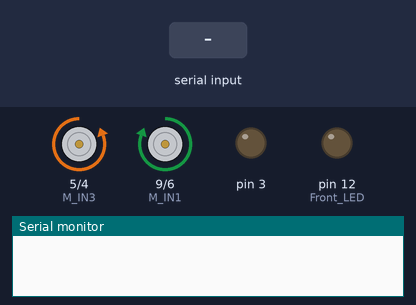
Recording of a sketch running on a simulated Arduino Uno, built with avr-gcc and run on an emulated ATmega328P. Parts: motor-driver pin pairs drawn as motors (green arrow = first pin HIGH = forward, orange = second pin HIGH = backward, longer = more drive), output pins drawn as LEDs (lit = HIGH), the last lines printed to the serial monitor. Inputs (shaded band) come from the test bench.

Above: at 0.1 s.
At 2.2 s:
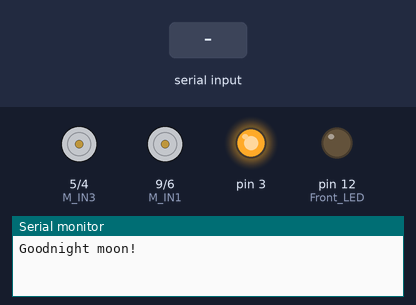
2.3 s: "90,45,200\n" received over the second serial link
At 2.6 s:
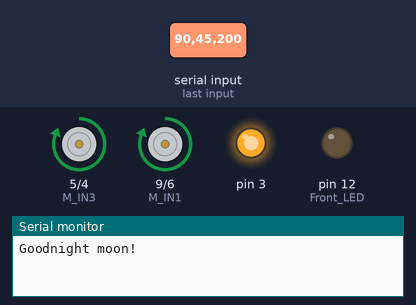
Timing chart, 0 to 5.3 s (numbered marks = the images above; inputs shaded):
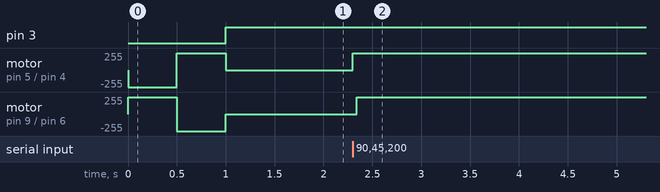

The sketch:

RX_MEGA328.ino
```cpp
#include <SoftwareSerial.h>
#define  M_IN4 4
#define  M_IN3 5
#define  M_IN2 6
#define  M_IN1 9
#define  Front_LED 12
#define  PWM_BAT 6
#define  Vbat_Pin A0


unsigned char rx_payload[36];
int CH0_THR ;  // Drone Throttle - Joystick left - Up/Down
int CH1_YAW ;  // Drone Yaw      - Joystick left - Left/Right
int CH2_FB ;  // Drone Direction FW/BW        - Joystick right - FW/BW
int CH3_LR ;  // Drone Direction Left/Right   - Joystick right - Left/Right
unsigned char i = 0;
char rx_char_new ;
char rx_char_old ;
String VAL_CH0 = "";
String VAL_CH2 = "";
String VAL_CH3 = "";
SoftwareSerial mySerial(10, 11); // RX, TX

void setup()
{

  TCCR2B = TCCR2B & B11111000 | B00000001; // for PWM frequency of 31372.55 Hz
 pinMode(3,OUTPUT);

  pinMode(Front_LED, OUTPUT);
  digitalWrite(Front_LED, LOW);
  pinMode(PWM_BAT, OUTPUT);
  analogWrite(PWM_BAT, 255);


  pinMode(M_IN1, OUTPUT);
  pinMode(M_IN2, OUTPUT);
  pinMode(M_IN3, OUTPUT);
  pinMode(M_IN4, OUTPUT);
  digitalWrite(M_IN1, HIGH);
  digitalWrite(M_IN2, LOW);
  digitalWrite(M_IN3, LOW);
  digitalWrite(M_IN4, HIGH);
  delay(500);
  digitalWrite(M_IN1, LOW);
  digitalWrite(M_IN2, HIGH);
  digitalWrite(M_IN3, HIGH);
  digitalWrite(M_IN4, LOW);
  delay(500);
  digitalWrite(M_IN1, LOW);
  digitalWrite(M_IN2, LOW);
  digitalWrite(M_IN3, LOW);
  digitalWrite(M_IN4, LOW);
  Serial.begin(9600);
  while (!Serial) {}
  Serial.println("Goodnight moon!");

  // set the data rate for the SoftwareSerial port
  mySerial.begin(9600);
}
void car_motor_intial()
{
  pinMode(M_IN1, OUTPUT);
  pinMode(M_IN2, OUTPUT);
  pinMode(M_IN3, OUTPUT);
  pinMode(M_IN4, OUTPUT);
  digitalWrite(M_IN1, LOW);
  digitalWrite(M_IN2, LOW);
  digitalWrite(M_IN3, LOW);
  digitalWrite(M_IN4, LOW);
}
void wheel_left(char dir)
{
  if(dir == 'U')
  {
    digitalWrite(M_IN1, HIGH);
    digitalWrite(M_IN2, LOW);
  }
  if(dir == 'D')
  {
    digitalWrite(M_IN1, LOW);
    digitalWrite(M_IN2, HIGH);
  }
   if(dir == 'P')
  {
    digitalWrite(M_IN1, LOW);
    digitalWrite(M_IN2, LOW);
  }
}
void wheel_right(char dir)
{
  if(dir == 'U')
  {
    digitalWrite(M_IN3, LOW);
    digitalWrite(M_IN4, HIGH);
  }
  if(dir == 'D')
  {
    digitalWrite(M_IN3, HIGH);
    digitalWrite(M_IN4, LOW);
  }
   if(dir == 'P')
  {
    digitalWrite(M_IN3, LOW);
    digitalWrite(M_IN4, LOW);
  }
}
void car_move_up()
{
  digitalWrite(M_IN1, HIGH);
  digitalWrite(M_IN2, LOW);
  digitalWrite(M_IN3, LOW);
  digitalWrite(M_IN4, HIGH);
}
void car_move_down()
{
  digitalWrite(M_IN1, LOW);
  digitalWrite(M_IN2, HIGH);
  digitalWrite(M_IN3, HIGH);
  digitalWrite(M_IN4, LOW);
}
void car_turn_left()
{
  digitalWrite(M_IN1, HIGH);
  digitalWrite(M_IN2, LOW);
  digitalWrite(M_IN3, HIGH);
  digitalWrite(M_IN4, LOW);
}
void car_turn_right()
{
  digitalWrite(M_IN1, LOW);
  digitalWrite(M_IN2, HIGH);
  digitalWrite(M_IN3, LOW);
  digitalWrite(M_IN4, HIGH);
}
void car_stop()
{
  digitalWrite(M_IN1, LOW);
  digitalWrite(M_IN2, LOW);
  digitalWrite(M_IN3, LOW);
  digitalWrite(M_IN4, LOW);
}
void loop() // run over and over
{
  analogWrite(3,255);
  // digitalWrite(3, LOW);
  if (mySerial.available())
    { rx_char_new = mySerial.read();
      if(rx_char_new == 'A')
         {
           while(rx_char_new !=';')
           {
            if (mySerial.available())
              {
                rx_char_new = mySerial.read();
                if(rx_char_new != ';')
                {
                 VAL_CH0 = VAL_CH0 + rx_char_new;
                }
              }
           }
           Serial.println(VAL_CH0);
           CH0_THR = VAL_CH0.toInt();
           Serial.println(CH0_THR);
           VAL_CH0 = "";

         }
       if(rx_char_new == 'C')
         {
           while(rx_char_new !=';')
           {
            if (mySerial.available())
              {
                rx_char_new =  mySerial.read();
                if(rx_char_new != ';')
                  {
                  VAL_CH2 = VAL_CH2 + rx_char_new ;
                  }
                  //Serial.println(rx_char_new);

              }
           }
           Serial.println(VAL_CH2);
           CH2_FB = VAL_CH2.toInt();
           Serial.println(CH2_FB);
           VAL_CH2 = "";

         }
         if(rx_char_new == 'D')
         {
           while(rx_char_new !=';')
           {
            if (mySerial.available())
              {
                rx_char_new =  mySerial.read();
                if(rx_char_new != ';')
                  {
                  VAL_CH3 = VAL_CH3 + rx_char_new ;
                  }
                  //Serial.println(rx_char_new);

              }
           }
           Serial.println(VAL_CH3);
           CH3_LR = VAL_CH3.toInt();
           Serial.println(CH3_LR);
           VAL_CH3 = "";

         }
           //CH0_THR =  rx_payload[1]; CH0_THR=CH0_THR<<8;  CH0_THR = CH0_THR|rx_payload[0]; CH0_THR = CH0_THR & 0x1FFF ;
          // CH1_YAW =  rx_payload[3]; CH1_YAW=CH1_YAW<<8;  CH1_YAW = CH1_YAW|rx_payload[2]; CH1_YAW = CH1_YAW & 0xFFF ;
          // CH2_FB =  rx_payload[5]; CH2_FB=CH2_FB<<8;  CH2_FB = CH2_FB|rx_payload[4]; CH2_FB = CH2_FB & 0xFFF ;
           //CH3_LR =  rx_payload[7]; CH3_LR=CH3_LR<<8;  CH3_LR = CH3_LR|rx_payload[6]; CH3_LR = CH3_LR & 0xFFF ;
          //for(int j=1; j<=2; j++){Serial.write(rx_payload[j]);i= 0;}
          //Serial.print("CH0_THR: ");  Serial.println(CH0_THR); // Center = 2288; Up = 4623, down = 0
         // Serial.print("CH1_YAW: ");  Serial.println(CH1_YAW); //center = 1915, Left = 0, Right = 3848
         // Serial.print("CH2_FB: ");   Serial.println(CH2_FB);   //center = 2204
         // Serial.print("CH3_LR: ");   Serial.println(CH3_LR);   //center =2222
         // if(CH0_THR >3000){wheel_left('U'); }
         //  if(CH0_THR <500) {wheel_left('D'); }
         // if(CH2_FB >3000) {wheel_right('U');}
         // if(CH2_FB <500)  {wheel_right('D');}
            if(CH2_FB <500){car_move_down();}
            if(CH2_FB >3700){car_move_up();  digitalWrite(Front_LED, HIGH);}
            if(CH3_LR <500){car_turn_left();}
            if(CH3_LR >3700){car_turn_right();}
          //if((CH0_THR >500)&&(CH0_THR <3000)){wheel_left('P');}
          if((CH2_FB >500)&&(CH2_FB <3000) && (CH3_LR >500)&&(CH3_LR <3700)){car_stop();  digitalWrite(Front_LED, LOW);}


    }

}
```

Measured:
- after the input at 2.3 s, motor on pin 5 (M_IN3) / pin 4 (M_IN4), motor on pin 9 (M_IN1) / pin 6 (M_IN2): stopped → forward 255/255 at once
